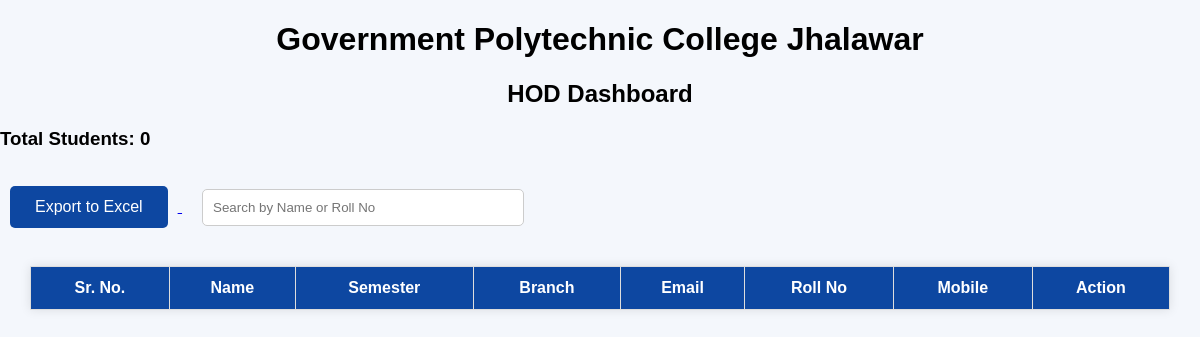
Page /admin/MA on the earlier database version.
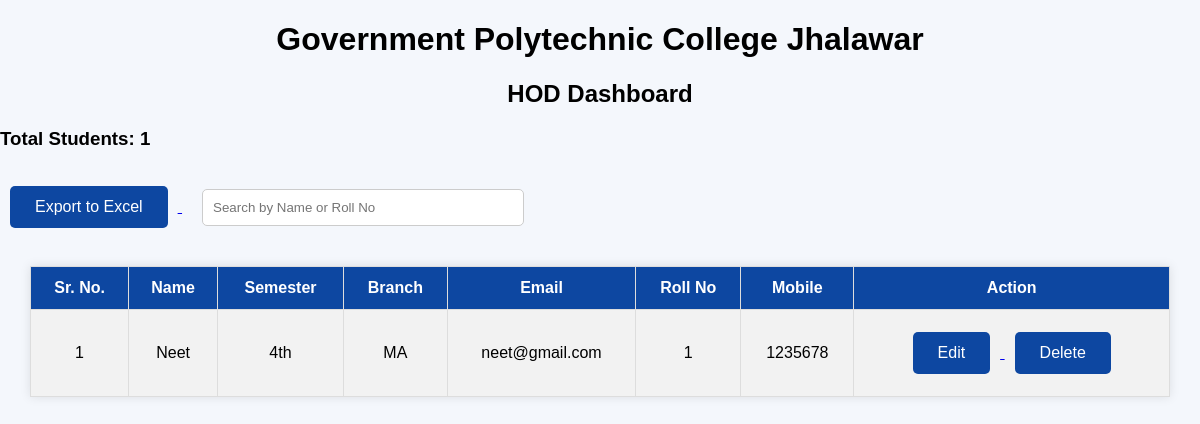
Same page on the later database version.
### tables this page shows
CREATE TABLE students (
        id INTEGER PRIMARY KEY AUTOINCREMENT,
        name TEXT,
        semester TEXT,
        branch TEXT,
        email TEXT,
        roll TEXT,
        mobile TEXT
    );

### aap.py (the view)
@app.route('/admin/<branch>')
def admin(branch):
    conn = sqlite3.connect('students.db')
    c = conn.cursor()
    c.execute(
    "SELECT * FROM students WHERE branch=?",
    (branch,)
)
    students = c.fetchall()
    total_students = len(students)
    conn.close()
    return render_template(
        'admin_dashboard.html',
        students=students,
        total_students=total_students,
        branch=branch
)

### templates/admin_dashboard.html (shortened to what this page needs)
<!DOCTYPE html>
<html>
<head>
    <link rel="stylesheet" href="{{ url_for('static', filename='style.css') }}">
</head>
<body>
<h1>Government Polytechnic College Jhalawar</h1>
<h2>HOD Dashboard</h2>
<h3>Total Students: {{ total_students }}</h3>
<a href="/export">
    <button>Export to Excel</button>
</a>
<input type="text" id="searchInput"
placeholder="Search by Name or Roll No"
onkeyup="searchStudent()"
style="padding:10px; width:300px; margin:20px;">
<table>
<tr>
    <th>Sr. No.</th>
    <th>Name</th>
    <th>Semester</th>
    <th>Branch</th>
    <th>Email</th>
    <th>Roll No</th>
    <th>Mobile</th>
    <th>Action</th>
</tr>
{% for student in students %}
<tr>
    <td>{{ loop.index  }}</td>
    <td>{{ student[1] }}</td>
    <td>{{ student[2] }}</td>
    <td>{{ student[3] }}</td>
    <td>{{ student[4] }}</td>
    <td>{{ student[5] }}</td>
    <td>{{ student[6] }}</td>
    <td>
    <a href="/edit/{{ student[0] }}">
        <button>Edit</button>
    </a>
    <a href="/delete/{{ student[0] }}"
       onclick="return confirm('Delete this student?')">
        <button>Delete</button>
    </a>
</td>
</tr>
{% endfor %}
</table>
</body>
</html>

### static/style.css (style rules this page uses)
body { margin:0; padding:0; font-family:Arial; background:#f4f7fc; }
button { padding:12px 25px; border:none; background:#0d47a1; color:white; border-radius:5px; cursor:pointer; margin:10px; font-size:16px; }
input { width:100%; padding:12px; margin-top:15px; border:1px solid #ccc; border-radius:5px; }
table { width:95%; margin:20px auto; border-collapse:collapse; background:white; box-shadow:0 0 10px rgba(0,0,0,0.1); }
th { background:#0d47a1; color:white; padding:12px; border:1px solid #ddd; }
td { padding:12px; border:1px solid #ddd; text-align:center; }
tr:nth-child(even) { background:#f2f2f2; }
h1,h2 { text-align:center; }
#searchInput { width:300px; padding:10px; margin:20px; border:1px solid #ccc; border-radius:5px; }

Differences in the rows shown:
added students: name "Neet", semester "4th", branch "MA", email "neet@gmail.com", roll "1", mobile "1235678"
Other differences:
{{ total_students }}: "0" → "1"
